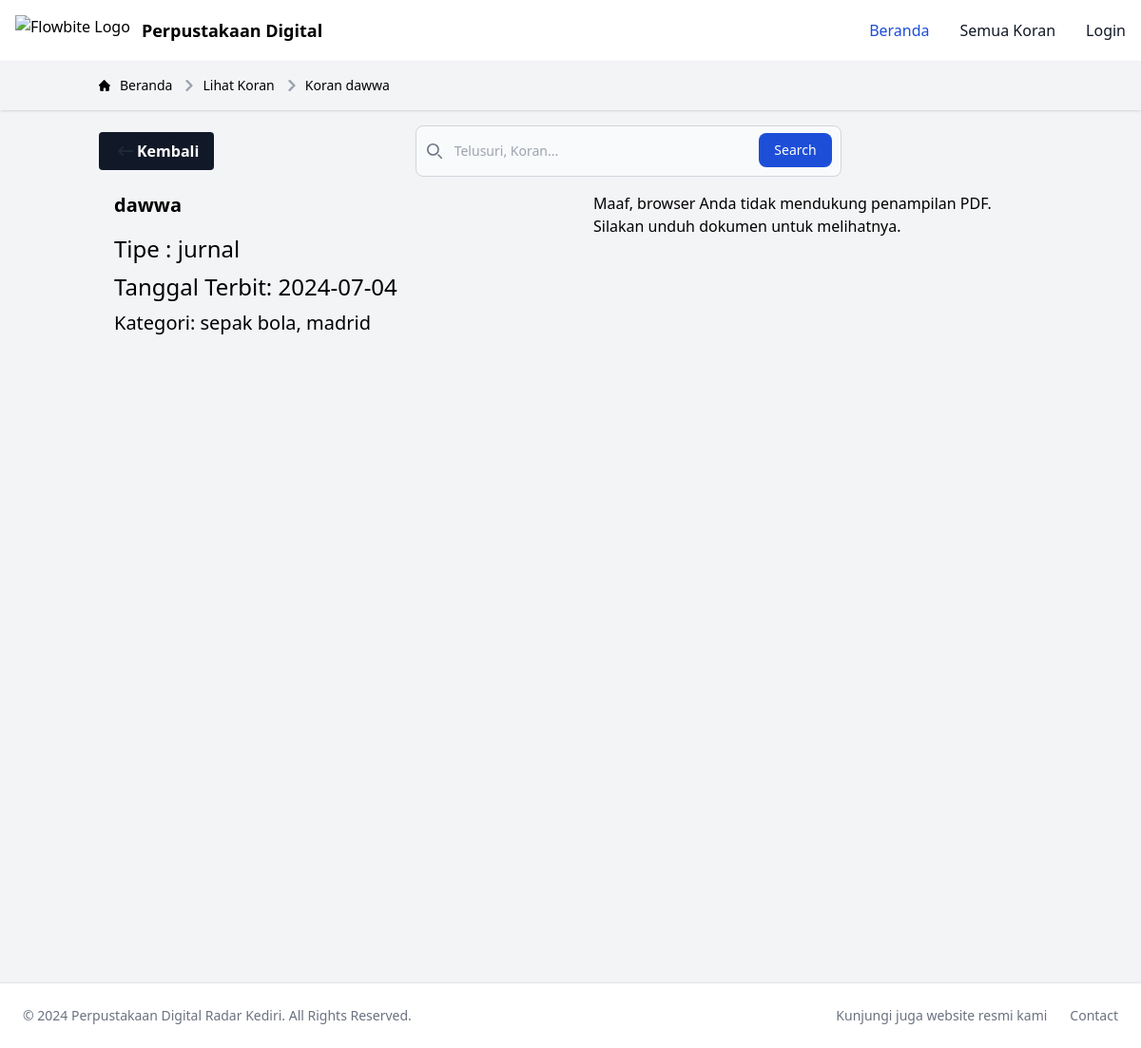
Screenshot of /admin/view_newspaper.php?id=30 with the database file from the repository.
### tables this page shows
CREATE TABLE `newspapers` (
  `id` int(11) NOT NULL,
  `title` varchar(255) NOT NULL,
  `publication_date` date NOT NULL,
  `category` varchar(100) DEFAULT NULL,
  `thumbnail` varchar(255) DEFAULT NULL,
  `pdf_file` varchar(255) NOT NULL,
  `created_at` timestamp NOT NULL DEFAULT current_timestamp(),
  `newspaper_type` varchar(255) DEFAULT NULL
);

### admin/view_newspaper.php (the view, shortened to what this page needs)
<?php
require '../config.php';
$id = $_GET['id'] ?? null;
$stmt = $pdo->prepare('SELECT * FROM newspapers WHERE id = ?');
$stmt->execute([$id]);
$newspaper = $stmt->fetch(PDO::FETCH_ASSOC);
?>
<!DOCTYPE html>
<html lang="en">
<head>
    <script src="https://cdn.tailwindcss.com"></script>
    <link href="https://cdn.jsdelivr.net/npm/flowbite@2.4.1/dist/flowbite.min.css" rel="stylesheet" />
</head>
<body class="bg-gray-100">
    <nav class="bg-white border-gray-200 dark:bg-gray-900">
        <div class="max-w-screen-xl flex flex-wrap items-center justify-between mx-auto p-4">
            <a href="../index.php" class="flex items-center space-x-3 rtl:space-x-reverse text-center sm:text-left">
                <img src="https://flowbite.com/docs/images/logo.svg" class="h-8" alt="Flowbite Logo" />
                <span class="self-center text-lg sm:text-sm md:text-lg font-semibold whitespace-nowrap dark:text-white">
                    Perpustakaan Digital
                </span>
            </a>
            <div class="hidden w-full md:flex md:w-auto" id="navbar-default">
                <ul
                    class="font-medium flex flex-col p-4 md:p-0 mt-4 border border-gray-100 rounded-lg bg-gray-50 md:flex-row md:space-x-8 rtl:space-x-reverse md:mt-0 md:border-0 md:bg-white dark:bg-gray-800 md:dark:bg-gray-900 dark:border-gray-700">
                    <li>
                        <a href="index.php"
                            class="block py-2 px-3 text-white bg-blue-700 rounded md:bg-transparent md:text-blue-700 md:p-0 dark:text-white md:dark:text-blue-500"
                            aria-current="page">Beranda</a>
                    </li>
                    <li>
                        <a href="../user/all_newspaper.php"
                            class="block py-2 px-3 text-gray-900 rounded hover:bg-gray-100 md:hover:bg-transparent md:border-0 md:hover:text-blue-700 md:p-0 dark:text-white md:dark:hover:text-blue-500 dark:hover:bg-gray-700 dark:hover:text-white md:dark:hover:bg-transparent">Semua
                            Koran</a>
                    </li>
                    <li class="relative">
                        <?php if (isset($_SESSION['name'])): ?>
                        <button id="userMenuButton"
                            class="block py-2 px-3 text-gray-900 rounded hover:bg-gray-100 md:hover:bg-transparent md:border-0 md:hover:text-blue-700 md:p-0 dark:text-white md:dark:hover:text-blue-500 dark:hover:bg-gray-700 dark:hover:text-white md:dark:hover:bg-transparent">
                            <?php echo htmlspecialchars($_SESSION['name']); ?>
                        </button>
                        <div id="userMenuDropdown"
                            class="hidden absolute right-0 top-full mt-2 w-full md:w-48 bg-white rounded-md shadow-lg dark:bg-gray-800">
                            <a href="../profile.php"
                                class="block px-4 py-2 text-sm text-gray-700 hover:bg-gray-100 dark:text-gray-200 dark:hover:bg-gray-600">Profile</a>
                            <a href="../logout.php"
                                class="block px-4 py-2 text-sm text-gray-700 hover:bg-gray-100 dark:text-gray-200 dark:hover:bg-gray-600">Logout</a>
                        </div>
                        <script>
                        document.getElementById('userMenuButton').addEventListener('click', function() {
                            var dropdown = document.getElementById('userMenuDropdown');
                            if (dropdown.classList.contains('hidden')) {
                                dropdown.classList.remove('hidden');
                            } else {
                                dropdown.classList.add('hidden');
                            }
                        });
                        </script>
                        <?php else: ?>
                        <a href="login.php"
                            class="block py-2 px-3 text-gray-900 rounded hover:bg-gray-100 md:hover:bg-transparent md:border-0 md:hover:text-blue-700 md:p-0 dark:text-white md:dark:hover:text-blue-500 dark:hover:bg-gray-700 dark:hover:text-white md:dark:hover:bg-transparent">Login</a>
                        <?php endif; ?>
                    </li>
                </ul>
            </div>
        </div>
    </nav>
    <header class="shadow">
        <div class="container mx-auto py-4 px-4">
            <nav class="flex flex-col items-center md:flex-row md:justify-between" aria-label="Breadcrumb">
                <ol class="inline-flex items-center space-x-1 md:space-x-2 rtl:space-x-reverse">
                    <li class="inline-flex items-center">
                        <a href="../index.php"
                            class="inline-flex items-center text-sm font-medium text-black hover:text-blue-600 dark:hover:text-gray-600">
                            Beranda
                        </a>
                    </li>
                    <li aria-current="page">
                        <div class="flex items-center">
                            <svg class="rtl:rotate-180 w-3 h-3 text-gray-400 mx-1" aria-hidden="true"
                                xmlns="http://www.w3.org/2000/svg" fill="none" viewBox="0 0 6 10">
                                <path stroke="currentColor" stroke-linecap="round" stroke-linejoin="round"
                                    stroke-width="2" d="m1 9 4-4-4-4" />
                            </svg>
                            <span
                                class="ms-1 text-sm font-medium text-black hover:text-blue-600 dark:hover:text-gray-600">Lihat
                                Koran</span>
                        </div>
                    </li>
                    <li aria-current="page">
                        <div class="flex items-center">
                            <svg class="rtl:rotate-180 w-3 h-3 text-gray-400 mx-1" aria-hidden="true"
                                xmlns="http://www.w3.org/2000/svg" fill="none" viewBox="0 0 6 10">
                                <path stroke="currentColor" stroke-linecap="round" stroke-linejoin="round"
                                    stroke-width="2" d="m1 9 4-4-4-4" />
                            </svg>
                            <span
                                class="ms-1 text-sm font-medium text-black hover:text-blue-600 dark:hover:text-gray-600">Koran
                                <?php echo htmlspecialchars($newspaper['title']); ?></span>
                        </div>
                    </li>
                </ol>
            </nav>
        </div>
    </header>
    <main class="container mx-auto py-4 px-4">
        <div class="container mx-auto items-center flex justify-between">
            <a href="admin_dashboard.php"
                class="flex bg-gray-900 hover:bg-gray-800 text-white font-bold py-2 px-4 rounded inline-block">
                <svg class="w-6 h-6 text-gray-800 dark:text-white" aria-hidden="true" xmlns="http://www.w3.org/2000/svg"
                    width="24" height="24" fill="none" viewBox="0 0 24 24">
                    <path stroke="currentColor" stroke-linecap="round" stroke-linejoin="round" stroke-width="2"
                        d="M5 12h14M5 12l4-4m-4 4 4 4" />
                </svg>
                Kembali
            </a>
            <form class="flex-grow max-w-md mx-auto mt-4 md:mt-0" action="../search.php" method="GET">
                <div class="relative">
                    <div class="absolute inset-y-0 left-0 flex items-center pl-3 pointer-events-none">
                    </div>
                    <input type="search" id="default-search" name="query"
                        class="block w-full p-4 pl-10 text-sm text-gray-900 border border-gray-300 rounded-lg bg-gray-50 focus:ring-blue-500 focus:border-blue-500 dark:bg-gray-700 dark:border-gray-600 dark:placeholder-gray-400 dark:text-white dark:focus:ring-blue-500 dark:focus:border-blue-500"
                        placeholder="Telusuri, Koran..." required />
                    <button type="submit"
                        class="text-white absolute right-2.5 bottom-2.5 bg-blue-700 hover:bg-blue-800 focus:ring-4 focus:outline-none focus:ring-blue-300 font-medium rounded-lg text-sm px-4 py-2 dark:bg-blue-600 dark:hover:bg-blue-700 dark:focus:ring-blue-800">Search</button>
                </div>
            </form>
        </div>
        <div class="grid grid-cols-1 md:grid-cols-2 gap-4">
            <div class="p-4">
                <h2 class="text-xl font-bold mb-4"><?php echo htmlspecialchars($newspaper['title']); ?></h2>
                <p class="text-black text-2xl mb-2">Tipe :
                    <?php echo htmlspecialchars($newspaper['newspaper_type']); ?></p>
                <p class="text-black text-2xl mb-2">Tanggal Terbit:
                    <?php echo htmlspecialchars($newspaper['publication_date']); ?></p>
                <p class="text-black text-xl mb-2">Kategori: <?php echo htmlspecialchars($newspaper['category']); ?></p>
            </div>
            <div class="p-4">
                <object data="../uploads/<?php echo htmlspecialchars($newspaper['pdf_file']); ?>" type="application/pdf"
                    width="100%" height="800px">
                    <p class="text-black">Maaf, browser Anda tidak mendukung penampilan PDF. Silakan <a
                            href="../uploads/<?php echo htmlspecialchars($newspaper['pdf_file']); ?>">unduh dokumen</a>
                        untuk melihatnya.</p>
                </object>
            </div>
        </div>
    </main>
    <?php
require '../components/footer.php'
?>
</body>
</html>

### rows the page displays
newspapers: title "dawwa", newspaper_type "jurnal", publication_date "2024-07-04", category "sepak bola, madrid"
